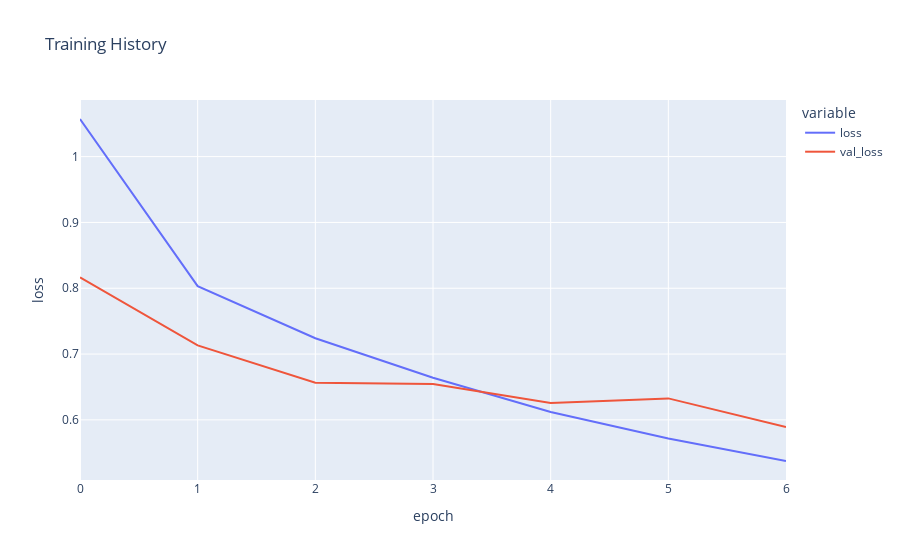

The code cell stored with this chart in its notebook:
### Markdown cell above
### Evaluate training history <a id="5.3"></a>

### Code cell
fig = px.line(
    eth_history.history, y=['loss', 'val_loss'],
    labels={'index': 'epoch', 'value': 'loss'}, 
    title='Training History')
fig.show()

### Figure 1 — Plotly figure (JSON) as saved in the notebook; plotly's stock layout.template omitted (floating-point values rounded to 4 significant figures)
{"data": [{"hovertemplate": "variable=loss<br>epoch=%{x}<br>loss=%{y}<extra></extra>", "legendgroup": "loss", "line": {"color": "#636efa", "dash": "solid"}, "mode": "lines", "name": "loss", "orientation": "v", "showlegend": true, "type": "scatter", "x": [0, 1, 2, 3, 4, 5, 6], "xaxis": "x", "y": [1.057, 0.8033, 0.724, 0.664, 0.6119, 0.5717, 0.5375], "yaxis": "y"}, {"hovertemplate": "variable=val_loss<br>epoch=%{x}<br>loss=%{y}<extra></extra>", "legendgroup": "val_loss", "line": {"color": "#EF553B", "dash": "solid"}, "mode": "lines", "name": "val_loss", "orientation": "v", "showlegend": true, "type": "scatter", "x": [0, 1, 2, 3, 4, 5, 6], "xaxis": "x", "y": [0.8164, 0.7133, 0.6563, 0.6546, 0.6255, 0.6326, 0.5893], "yaxis": "y"}], "layout": {"legend": {"title": {"text": "variable"}, "tracegroupgap": 0}, "title": {"text": "Training History"}, "xaxis": {"anchor": "y", "domain": [0, 1], "title": {"text": "epoch"}}, "yaxis": {"anchor": "x", "domain": [0, 1], "title": {"text": "loss"}}}}
